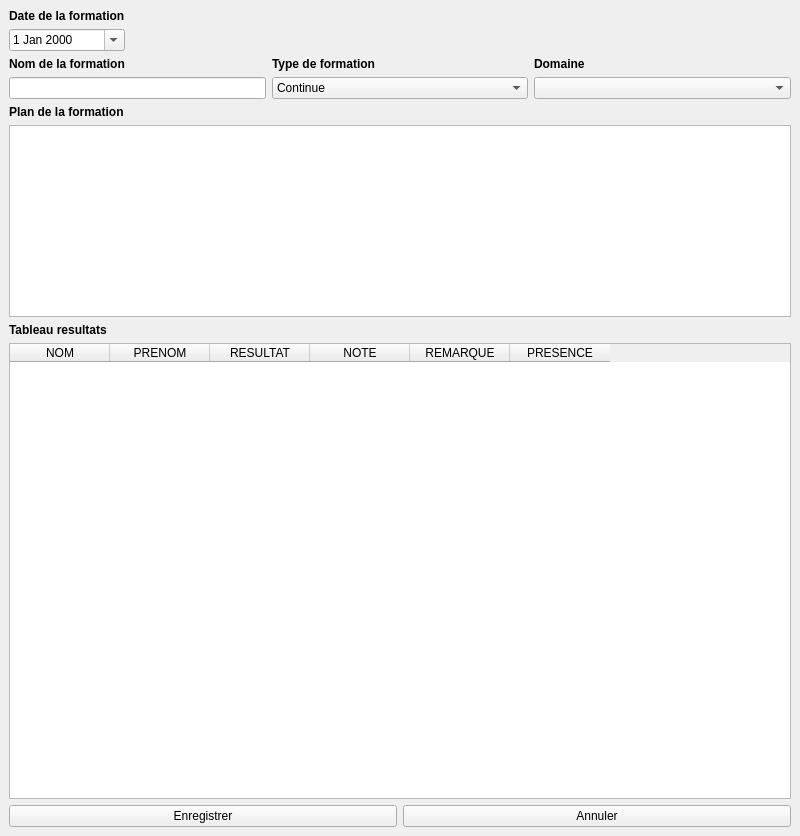
<?xml version="1.0" encoding="UTF-8"?>
<ui version="4.0">
 <class>Formation</class>
 <widget class="QMainWindow" name="Formation">
  <property name="geometry">
   <rect>
    <x>0</x>
    <y>0</y>
    <width>800</width>
    <height>836</height>
   </rect>
  </property>
  <property name="windowTitle">
   <string>MainWindow</string>
  </property>
  <property name="styleSheet">
   <string notr="true">QLabel {
font:  10pt  &quot;Calibrii&quot; ;
font-weight: bold
 }</string>
  </property>
  <widget class="QWidget" name="centralWidget">
   <layout class="QVBoxLayout" name="verticalLayout_6">
    <item>
     <layout class="QHBoxLayout" name="horizontalLayout_2">
      <item>
       <layout class="QVBoxLayout" name="verticalLayout">
        <item>
         <widget class="QLabel" name="label_4">
          <property name="text">
           <string>Date de la formation</string>
          </property>
         </widget>
        </item>
        <item>
         <widget class="QDateEdit" name="dateEdit">
          <property name="calendarPopup">
           <bool>true</bool>
          </property>
         </widget>
        </item>
       </layout>
      </item>
      <item>
       <spacer name="horizontalSpacer">
        <property name="orientation">
         <enum>Qt::Horizontal</enum>
        </property>
        <property name="sizeHint" stdset="0">
         <size>
          <width>40</width>
          <height>20</height>
         </size>
        </property>
       </spacer>
      </item>
     </layout>
    </item>
    <item>
     <layout class="QHBoxLayout" name="horizontalLayout">
      <item>
       <layout class="QVBoxLayout" name="verticalLayout_2">
        <item>
         <widget class="QLabel" name="label">
          <property name="text">
           <string>Nom de la formation</string>
          </property>
         </widget>
        </item>
        <item>
         <widget class="QLineEdit" name="lineEdit_nom_formation">
          <property name="sizePolicy">
           <sizepolicy hsizetype="Minimum" vsizetype="Fixed">
            <horstretch>0</horstretch>
            <verstretch>0</verstretch>
           </sizepolicy>
          </property>
         </widget>
        </item>
       </layout>
      </item>
      <item>
       <layout class="QVBoxLayout" name="verticalLayout_3">
        <item>
         <widget class="QLabel" name="label_2">
          <property name="text">
           <string>Type de formation</string>
          </property>
         </widget>
        </item>
        <item>
         <widget class="QComboBox" name="comboBox_type_formation">
          <item>
           <property name="text">
            <string>Continue</string>
           </property>
          </item>
          <item>
           <property name="text">
            <string>Initiale</string>
           </property>
          </item>
         </widget>
        </item>
       </layout>
      </item>
      <item>
       <layout class="QVBoxLayout" name="verticalLayout_4">
        <item>
         <widget class="QLabel" name="label_3">
          <property name="text">
           <string>Domaine</string>
          </property>
         </widget>
        </item>
        <item>
         <widget class="QComboBox" name="comboBox_domaine"/>
        </item>
       </layout>
      </item>
     </layout>
    </item>
    <item>
     <layout class="QVBoxLayout" name="verticalLayout_5">
      <item>
       <widget class="QLabel" name="label_5">
        <property name="text">
         <string>Plan de la formation</string>
        </property>
       </widget>
      </item>
      <item>
       <widget class="QTextEdit" name="textEdit_plan_formation">
        <property name="sizePolicy">
         <sizepolicy hsizetype="Expanding" vsizetype="Minimum">
          <horstretch>0</horstretch>
          <verstretch>0</verstretch>
         </sizepolicy>
        </property>
       </widget>
      </item>
     </layout>
    </item>
    <item>
     <layout class="QVBoxLayout" name="verticalLayout_7">
      <item>
       <widget class="QLabel" name="label_6">
        <property name="text">
         <string>Tableau resultats</string>
        </property>
       </widget>
      </item>
      <item>
       <widget class="QTableWidget" name="tableWidget">
        <property name="alternatingRowColors">
         <bool>true</bool>
        </property>
        <column>
         <property name="text">
          <string>NOM</string>
         </property>
        </column>
        <column>
         <property name="text">
          <string>PRENOM</string>
         </property>
        </column>
        <column>
         <property name="text">
          <string>RESULTAT</string>
         </property>
        </column>
        <column>
         <property name="text">
          <string>NOTE</string>
         </property>
        </column>
        <column>
         <property name="text">
          <string>REMARQUE</string>
         </property>
        </column>
        <column>
         <property name="text">
          <string>PRESENCE</string>
         </property>
        </column>
       </widget>
      </item>
     </layout>
    </item>
    <item>
     <layout class="QHBoxLayout" name="horizontalLayout_3">
      <item>
       <widget class="QPushButton" name="pushButton_enregistrer">
        <property name="text">
         <string>Enregistrer</string>
        </property>
       </widget>
      </item>
      <item>
       <widget class="QPushButton" name="pushButton_annuler">
        <property name="text">
         <string>Annuler</string>
        </property>
       </widget>
      </item>
     </layout>
    </item>
   </layout>
  </widget>
 </widget>
 <resources/>
 <connections/>
</ui>
